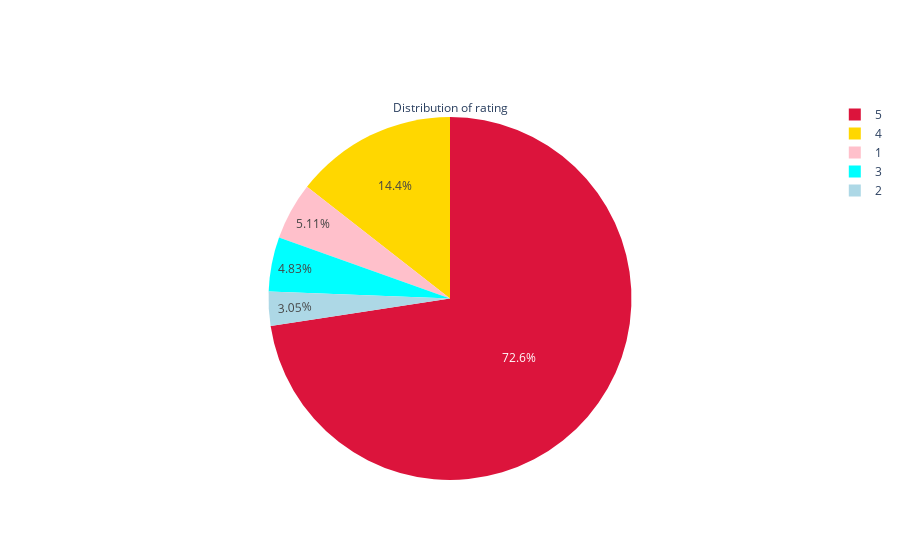

The notebook cell saved with this chart:
### Code cell
labels = sorted(df.rating.unique())
values = df.rating.value_counts().sort_index()
colors = ['pink', 'lightblue', 'aqua', 'gold', 'crimson']

trace = go.Pie(labels=labels, values=values,title='Distribution of rating',marker = dict(colors = colors))


iplot([trace])

### Figure 1 — Plotly figure (JSON) as saved in the notebook; plotly's stock layout.template omitted (floating-point values rounded to 4 significant figures)
{"data": [{"labels": [1, 2, 3, 4, 5], "marker": {"colors": ["pink", "lightblue", "aqua", "gold", "crimson"]}, "title": {"text": "Distribution of rating"}, "type": "pie", "values": [161, 96, 152, 455, 2286]}], "layout": {}}
